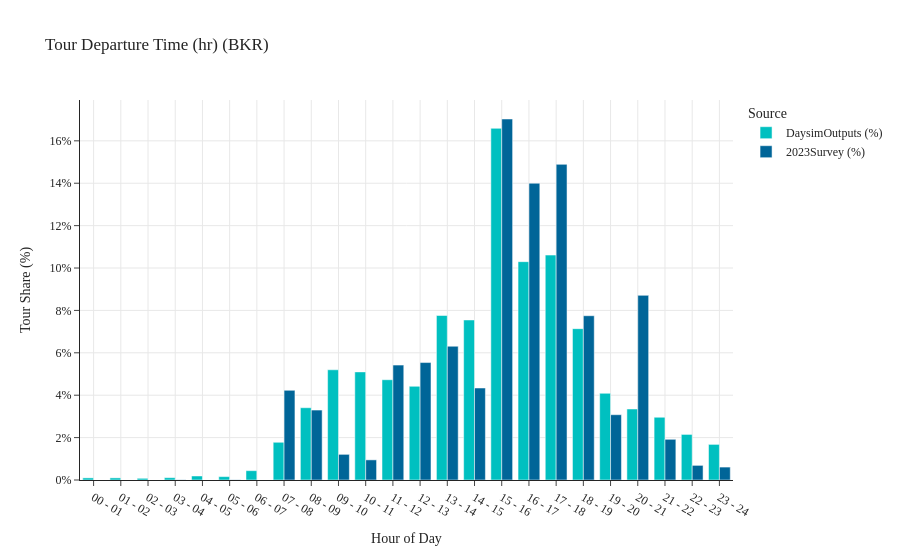

This figure's notebook cell:
### Code cell
tour_pd_depart_time(data1=data_daysim_bkr, data2=data_survey_bkr, tag='BKR')

### Figure 1 — Plotly figure (JSON) as saved in the notebook; plotly's stock layout.template omitted (floating-point values rounded to 4 significant figures)
{"data": [{"alignmentgroup": "True", "hovertemplate": "Source=DaysimOutputs (%)<br>Primary Destination Departure Hour=%{x}<br>Tour Departure Time (hr)=%{y}<extra></extra>", "legendgroup": "DaysimOutputs (%)", "marker": {"color": "#00C0C0", "pattern": {"shape": ""}}, "name": "DaysimOutputs (%)", "offsetgroup": "DaysimOutputs (%)", "orientation": "v", "showlegend": true, "textposition": "auto", "type": "bar", "x": ["00 - 01", "01 - 02", "02 - 03", "03 - 04", "04 - 05", "05 - 06", "06 - 07", "07 - 08", "08 - 09", "09 - 10", "10 - 11", "11 - 12", "12 - 13", "13 - 14", "14 - 15", "15 - 16", "16 - 17", "17 - 18", "18 - 19", "19 - 20", "20 - 21", "21 - 22", "22 - 23", "23 - 24"], "xaxis": "x", "y": [0.1, 0.1, 0.08, 0.11, 0.19, 0.16, 0.44, 1.78, 3.41, 5.2, 5.1, 4.73, 4.42, 7.76, 7.55, 16.59, 10.3, 10.61, 7.14, 4.09, 3.35, 2.96, 2.15, 1.68], "yaxis": "y"}, {"alignmentgroup": "True", "hovertemplate": "Source=2023Survey (%)<br>Primary Destination Departure Hour=%{x}<br>Tour Departure Time (hr)=%{y}<extra></extra>", "legendgroup": "2023Survey (%)", "marker": {"color": "#006598", "pattern": {"shape": ""}}, "name": "2023Survey (%)", "offsetgroup": "2023Survey (%)", "orientation": "v", "showlegend": true, "textposition": "auto", "type": "bar", "x": ["00 - 01", "01 - 02", "02 - 03", "03 - 04", "04 - 05", "05 - 06", "06 - 07", "07 - 08", "08 - 09", "09 - 10", "10 - 11", "11 - 12", "12 - 13", "13 - 14", "14 - 15", "15 - 16", "16 - 17", "17 - 18", "18 - 19", "19 - 20", "20 - 21", "21 - 22", "22 - 23", "23 - 24"], "xaxis": "x", "y": [null, null, null, 0.01, null, 0.01, null, 4.23, 3.3, 1.21, 0.95, 5.42, 5.54, 6.31, 4.34, 17.03, 14.0, 14.89, 7.75, 3.08, 8.71, 1.92, 0.69, 0.61], "yaxis": "y"}], "layout": {"barmode": "group", "legend": {"title": {"text": "Source"}, "tracegroupgap": 0}, "title": {"text": "Tour Departure Time (hr) (BKR)"}, "xaxis": {"anchor": "y", "domain": [0.0, 1.0], "showgrid": true, "title": {"text": "Hour of Day"}}, "yaxis": {"anchor": "x", "domain": [0.0, 1.0], "showgrid": true, "ticksuffix": "%", "title": {"text": "Tour Share (%)"}}}}
